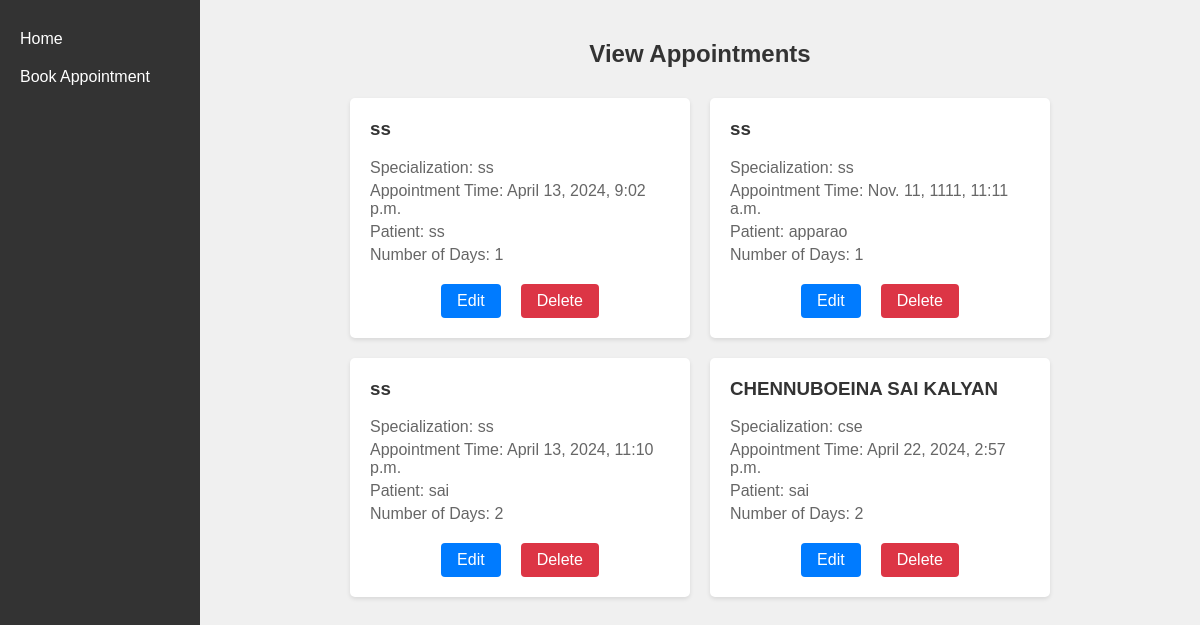
Screenshot of /view_appointments/ with the database file from the repository.
### Module/models.py (models this page shows, shortened)
class Appointment(models.Model):
    doctor = models.ForeignKey(Doctor, on_delete=models.CASCADE)
    appointment_time = models.DateTimeField()
    patient = models.CharField(max_length=100)
    num_days = models.PositiveIntegerField()

class Doctor(models.Model):
    name = models.CharField(max_length=255)
    phone_number = models.CharField(max_length=20)
    email = models.EmailField()
    specialization = models.CharField(max_length=255,null=True)
    experience = models.IntegerField()
    password = models.CharField(max_length=255)
    salary = models.DecimalField(max_digits=10, decimal_places=2)
    def __str__(self):
        return self.name

### Module/views.py (the view)
def view_appointments(request):
    appointments = Appointment.objects.all()
    return render(request, 'view_appointments.html', {'appointments': appointments})

### templates/view_appointments.html (shortened to what this page needs)
<!DOCTYPE html>
<html lang="en">
<head>
</head>
<body>
    <div class="sidebar">
        <a href="{% url 'new_home' %}">Home</a>
        <a href="{% url 'book_appointment' %}">Book Appointment</a>
    </div>
    <div class="content">
        <h2>View Appointments</h2>
        <ul>
            {% for appointment in appointments %}
                <li>
                    <h3>{{ appointment.doctor }}</h3>
                    <p>Specialization: {{ appointment.doctor.specialization }}</p>
                    <p>Appointment Time: {{ appointment.appointment_time }}</p>
                    <p>Patient: {{ appointment.patient }}</p>
                    <p>Number of Days: {{ appointment.num_days }}</p>
                    <div class="buttons">
                        <a href="{% url 'edit_appointment' appointment.id %}">Edit</a>
                        <a href="{% url 'delete_appointment' appointment.id %}" class="delete-btn">Delete</a>
                    </div>
                </li>
            {% endfor %}
        </ul>
    </div>
</body>
</html>

### templates/view_appointments.html (style rules this page uses)
body { font-family: Arial, sans-serif; background-color: #f0f0f0; margin: 0; padding: 0; display: flex; }
.sidebar { width: 200px; background-color: #333; height: 100vh; padding-top: 20px; box-sizing: border-box; }
.sidebar a { display: block; color: #fff; padding: 10px 20px; text-decoration: none; }
.content { flex: 1; padding: 20px; }
h2 { color: #333; text-align: center; margin-top: 20px; }
ul { list-style-type: none; padding: 0; margin: 0; display: flex; flex-wrap: wrap; justify-content: center; }
li { background-color: #fff; border-radius: 5px; box-shadow: 0 2px 4px rgba(0, 0, 0, 0.1); padding: 20px; margin: 10px; width: 300px; }
li h3 { margin-top: 0; color: #333; }
li p { margin: 5px 0; color: #666; }
.buttons { display: flex; justify-content: center; margin-top: 20px; }
.buttons a { background-color: #007bff; color: #fff; padding: 8px 16px; border: none; border-radius: 4px; cursor: pointer; margin: 0 10px; text-decoration: none; transition: background-color 0.3s ease; }
.buttons a.delete-btn { background-color: #dc3545; }

### rows the page displays
Appointment: doctor "ss", doctor.specialization "ss", appointment_time "April 13, 2024, 9:02 p.m.", patient "ss", num_days "1"
Appointment: doctor "ss", doctor.specialization "ss", appointment_time "Nov. 11, 1111, 11:11 a.m.", patient "apparao", num_days "1"
Appointment: doctor "ss", doctor.specialization "ss", appointment_time "April 13, 2024, 11:10 p.m.", patient "sai", num_days "2"
Appointment: doctor "CHENNUBOEINA SAI KALYAN", doctor.specialization "cse", appointment_time "April 22, 2024, 2:57 p.m.", patient "sai", num_days "2"
